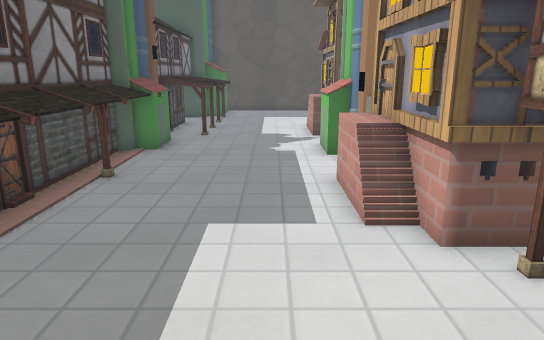
View 1 (above)

18 first-person views from a walk through a Godot game level. The camera is 1.2 m above the floor, tilts 14° down and sees 70° across. The floor is counted in squares, 0.5 m on a side. Each view is taken from the middle of a square. On the plan, view 1 faces up. The plan holds only what a view shows up to about 20 squares ahead; the rest is blank. The place goes on beyond the plan. Characters and animated objects are not drawn. Some surface patterns are stand-ins.

View 2
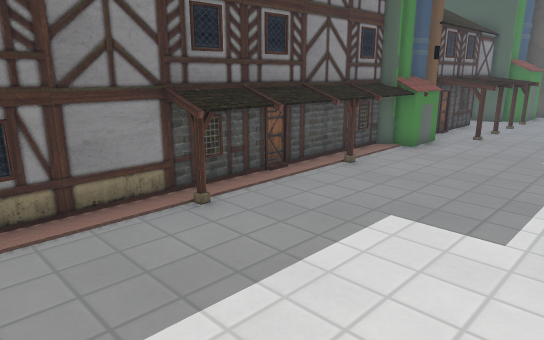

View 3
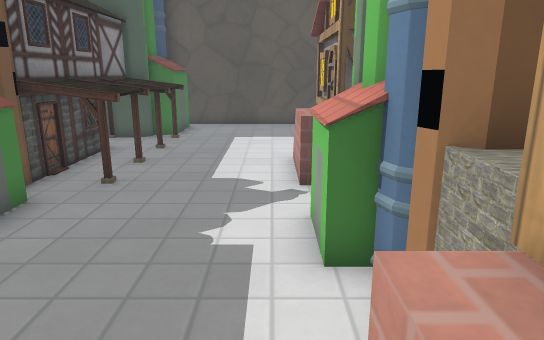

View 4
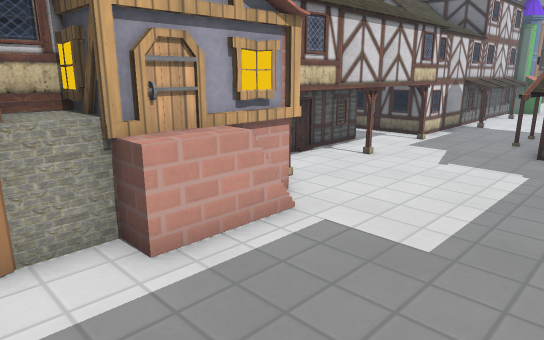

View 5
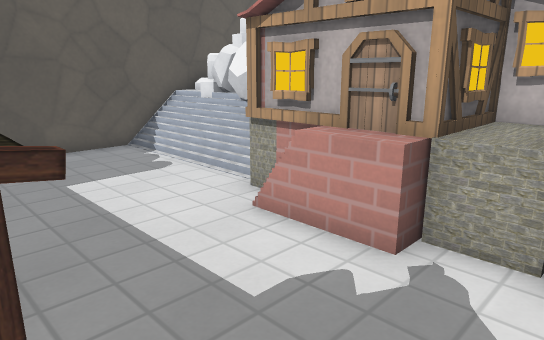

View 6
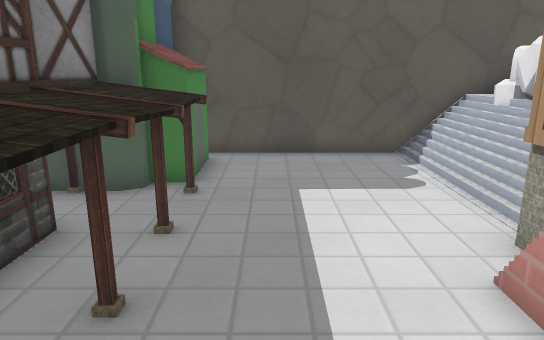

View 7
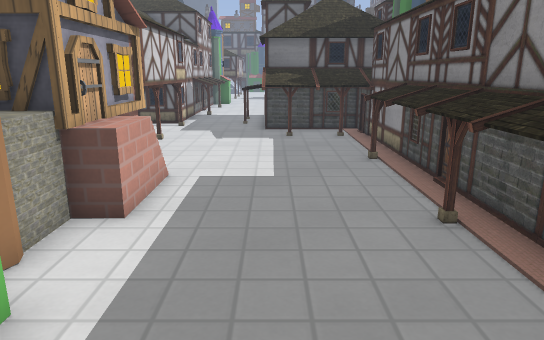

View 8
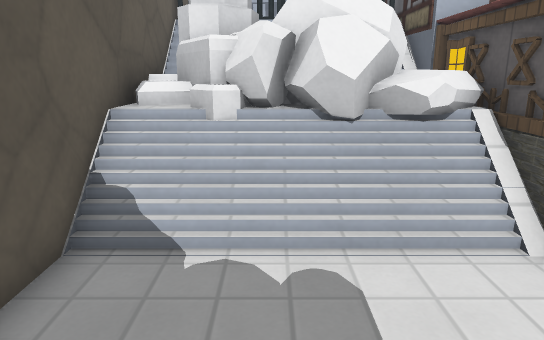

View 9
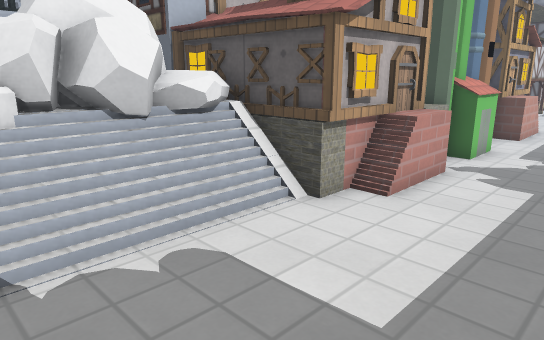

View 10
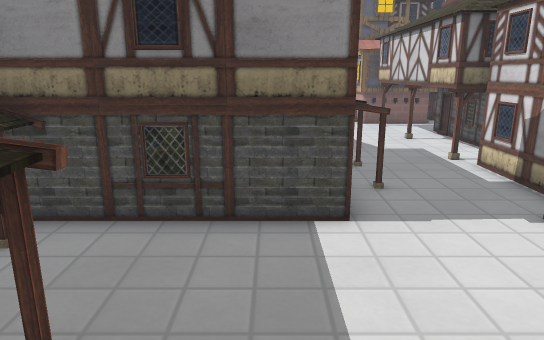

View 11
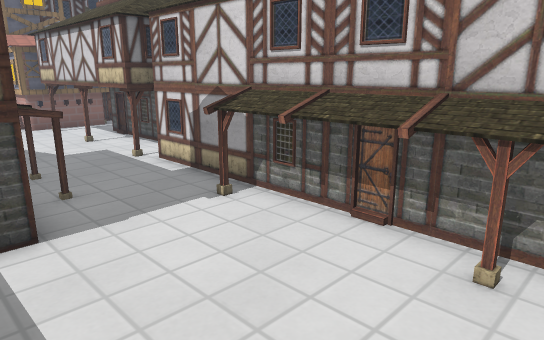

View 12
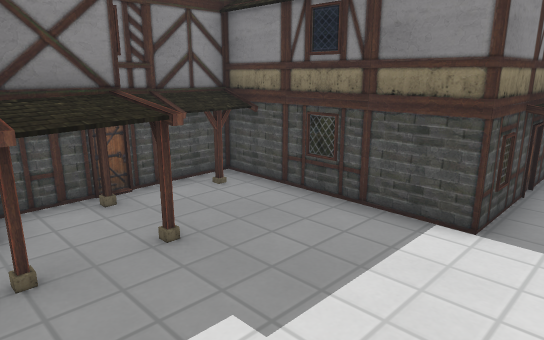

View 13
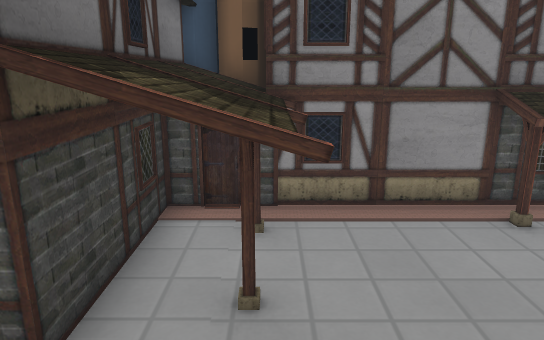

View 14
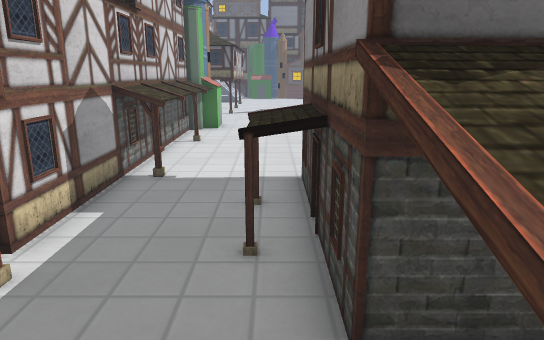

View 15
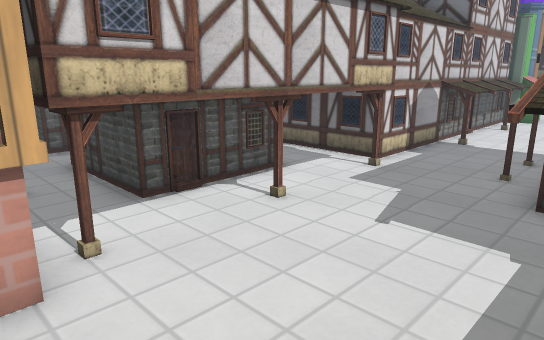

View 16
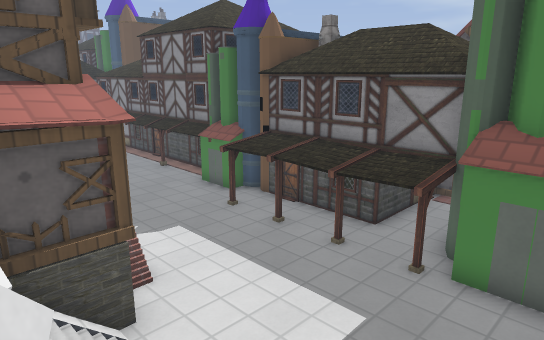

View 17
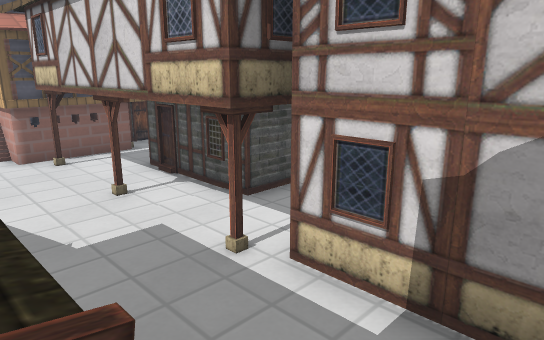

View 18
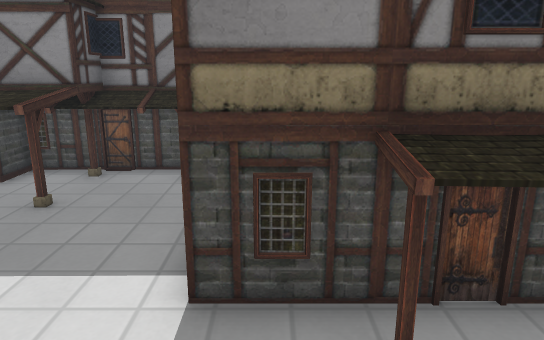

### Floor plan
Key: @ floor where view 1 was taken; # wall or solid block; . main floor; : floor 1 m higher than the main floor; / step, stairs or slope; = window, fence, low wall or low ledge; ^ raised ledge; B building; H house; R rock; O other object.
Columns run from 8 left of view 1 to 7 right of it. Each row starts with its distance up from view 1.
 26     ############
 25     #^.....//:RR
 24     #^.....//RRR
 23     #^.....//RR
 22   ###BB..../RRR
 21  BBBBBB..../ORR
 20 HBBBBBB..../RRR=
 19    BBBB...H#HHHH
 18    BBBB...H#HHHH
 17    BBBB...H  HHH
 16  BBBBBB...H
 15    #BB....HHH#
 14    #^.....^^^#
 13    B^.....^#
 12    #B.....^#
 11    BB.....##
 10    BB.....#^#
  9    BB.....HHB
  8    BB.....H
  7    BB.....HH
  6    BB.....HHBBB
  5    BB.....HHHHB
  4    BB......BB
  3    B.......BBBBB
  2    B.......BBB
  1    B.......BBB
  0  ###^^^^@..BBB
 -1 #^^^^^^^...BBB#
 -2  #######...BBB
 -3        #...BB
 -4        #^...####
 -5        #^...#
 -6        #^...#
 -7        #....#
 -8  #######..=^#
 -9  #^........^#
-10  #^.......=^#
-11  B#BB......^#
-12  BBBB.....=^#
-13  BBBB......^#
-14       ....=^#

Where each view was taken, in squares from view 1:
view 1: 0 up, 0 right, facing up
view 2: 0 up, 2 right, facing up-left
view 3: 7 up, 1 right, facing up
view 4: 11 up, 3 left, facing down-right
view 5: 13 up, 3 left, facing up-right
view 6: 14 up, 1 left, facing up
view 7: 15 up, 1 left, facing down
view 8: 23 up, 2 left, facing right
view 9: 25 up, 2 left, facing down-right
view 10: 14 down, 2 left, facing up
view 11: 14 down, 2 left, facing up-right
view 12: 14 down, 1 right, facing up-left
view 13: 0 up, 2 right, facing left
view 14: 1 up, 0 right, facing down
view 15: 6 up, 2 left, facing down-right
view 16: 25 up, 5 right, facing down-left
view 17: 7 down, 0 right, facing up-right
view 18: 7 down, 3 right, facing left
